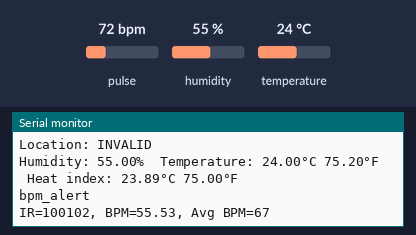
A sketch run on a simulated ESP32. Shown: the last lines printed to the serial monitor. The inputs (shaded band) are chosen by the test bench; at power-on: pulse 72 bpm, humidity 55 %, temperature 24 °C. WiFi joins after 1.5 s; servers stay silent unless stated.

Above: at 3.0 s.
3.1 s: pulse set to 42 bpm
At 4.4 s:
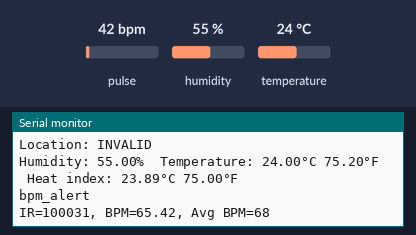
4.6 s: humidity set to 22 %
At 5.6 s:
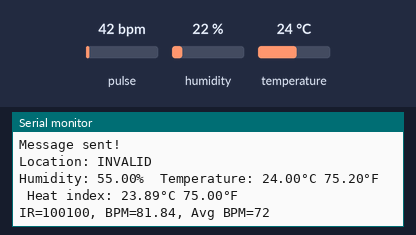
6.1 s: temperature set to 12 °C
At 6.1 s:
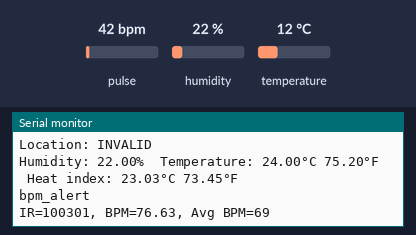
7.6 s: pulse set to 70 bpm
At 8.8 s:
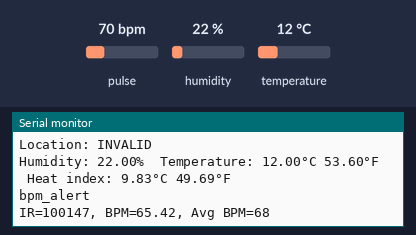
9.1 s: humidity set to 40 %
At 9.6 s:
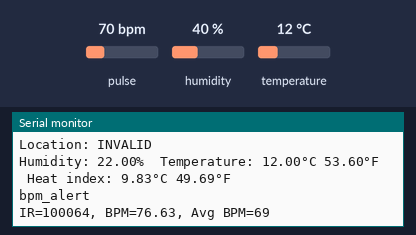
Timing chart, 0 to 11.6 s (numbered marks = the images above; inputs shaded):
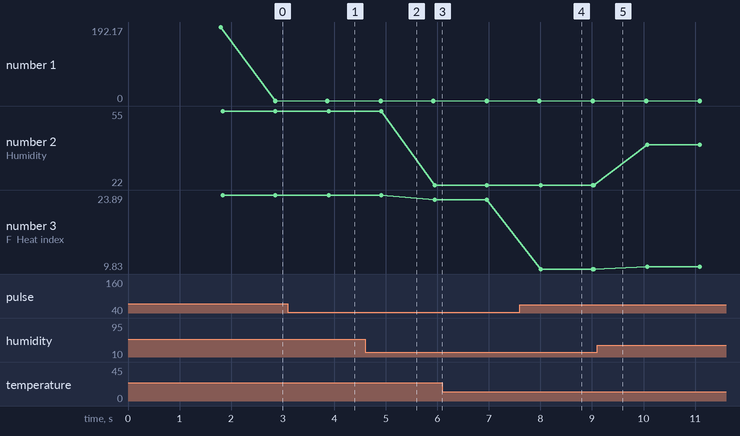

Measured:
- after the input at 3.1 s, the serial monitor: prints a new line after 0.81 s (image 1)
- after the input at 7.6 s, the serial monitor: prints a new line after 0.42 s (image 4)
- plotted number 2: 55 → 22 after the input at 4.6 s, 22 → 40 after the input at 9.1 s
- plotted number 3: 23.89 → 23.03 after the input at 4.6 s, 9.83 → 10.3 after the input at 9.1 s

The sketch:

iot_project.ino
```cpp
#define BLYNK_TEMPLATE_ID "TMPL3EFlG-3vk"
#define BLYNK_TEMPLATE_NAME "safety"
#define BLYNK_AUTH_TOKEN "Mz9HEMtpJ51YznwGqPCZXFcUPgp8f5gr"


#define TEMPERATURE_PIN V0
#define HUMIDITY_PIN V1
#define PULSE_PIN V2
#define AVGPULSE_PIN V3
#define DHTPIN 4
#define DHTTYPE DHT11

// SCL of MH-ET LIVE -> D22, SDA of MH-ET LIVE -> D21

// GPS TX -> RX2(16), GPS RX -> TX2(17)
#define RXPin 16 // RX pin for GPS
#define TXPin 17 // TX pin for GPS
#define GPSBaud 9600


#include <TinyGPS++.h>
#include "DHT.h"
#include <Wire.h>
#include "MAX30105.h"
#include "heartRate.h"
#include <WiFi.h>
#include <BlynkSimpleEsp32.h>
#include "Arduino.h"
#include <EMailSender.h>

char auth[] = BLYNK_AUTH_TOKEN;

TinyGPSPlus gps;

EMailSender emailSend("test451972@gmail.com", "diup emku kpgf tlxw");

DHT dht(DHTPIN, DHTTYPE);
MAX30105 particleSensor;


WiFiServer server(80);
String header;

// Current time
unsigned long currentTime = millis();
// Previous time
unsigned long previousTime = 0;
// Define timeout time in milliseconds (example: 2000ms = 2s)
const long timeoutTime = 2000;


const byte RATE_SIZE = 4; //Increase this for more averaging. 4 is good.
byte rates[RATE_SIZE]; //Array of heart rates
byte rateSpot = 0;
long lastBeat = 0; //Time at which the last beat occurred

float beatsPerMinute;
int beatAvg;

double temperature_c;
double temperature_f;
double humidity;
double hif;
double hic;

int flag = 1;
String latitude = "22.574422", longitude = "88.433840";

// Your WiFi credentials.
// Set password to "" for open networks.
const char ssid[] = "Daenerys";
const char pass[] = "nskv5685";

BlynkTimer timer;

void setup()
{
  // Debug console
  Serial.begin(115200);
  Blynk.begin(auth, ssid, pass);
  dht.begin();
  Serial2.begin(GPSBaud, SERIAL_8N1, RXPin, TXPin); // Initialize hardware serial for
  // Initialize sensor
  if (!particleSensor.begin(Wire, I2C_SPEED_FAST)) //Use default I2C port, 400kHz speed
  {
    Serial.println("MAX30105 was not found. Please check wiring/power. ");
    while (1);
  }


  Serial.println("IP address: ");
  Serial.println(WiFi.localIP());

  Serial.println("Place your index finger on the sensor with steady pressure.");

  particleSensor.setup(); //Configure sensor with default settings
  particleSensor.setPulseAmplitudeRed(0x0A); //Turn Red LED to low to indicate sensor is running
  particleSensor.setPulseAmplitudeGreen(0); //Turn off Green LED
  timer.setInterval(10L, humidity_func);
  timer.setInterval(10L, pulse_func);
  timer.setInterval(10L, alert);
  timer.setInterval(10L, displayInfo);
  server.begin();
}

void loop()
{

  Blynk.run();
  timer.run();
  //  while (Serial2.available() > 0) {
  //
  //  }

  //  if (millis() > 5000 && gps.charsProcessed() < 10) {
  //    Serial.println("No GPS detected: check wiring.");
  //    while (true);
  //  }
  //  if (gps.encode(Serial2.read())) {
  //    displayInfo();
  //  }
  //  alert();


  WiFiClient client = server.available();   // Listen for incoming clients

  if (client) {
    currentTime = millis();
    previousTime = currentTime;
    Serial.println("New Client.");          // print a message out in the serial port
    String currentLine = "";                // make a String to hold incoming data from the client
    while (client.connected() && currentTime - previousTime <= timeoutTime) {  // loop while the client's connected
      currentTime = millis();
      if (client.available()) {             // if there's bytes to read from the client,
        char c = client.read();             // read a byte, then
        Serial.write(c);                    // print it out the serial monitor
        header += c;
        if (c == '\n') {                    // if the byte is a newline character
          // if the current line is blank, you got two newline characters in a row.
          // that's the end of the client HTTP request, so send a response:
          if (currentLine.length() == 0) {
            // HTTP headers always start with a response code (e.g. HTTP/1.1 200 OK)
            // and a content-type so the client knows what's coming, then a blank line:
            client.println("HTTP/1.1 200 OK");
            client.println("Content-type:text/html");
            client.println("Connection: close");
            client.println();

            // Display the HTML web page
            client.println("<!DOCTYPE html><html>");
            client.println("<head><meta name=\"viewport\" content=\"width=device-width, initial-scale=1\">");
            client.println("<link rel=\"icon\" href=\"data:,\">");
            // CSS to style the on/off buttons
            // Feel free to change the background-color and font-size attributes to fit your preferences
            client.println("<style>html { font-family: Helvetica; display: inline-block; margin: 0px auto; text-align: center;}");
            client.println(".button { background-color: #4CAF50; border: none; color: white; padding: 16px 40px;");
            client.println("text-decoration: none; font-size: 30px; margin: 2px; cursor: pointer;}");
            client.println(".button2 {background-color: #555555;}</style></head>");

            // Web Page Heading
            client.println("<body><h1>Details</h1>");
            client.println("<p>Pulse rate: " + (String)beatsPerMinute + "</p>");
            client.println("<p>Humidity: " + (String)humidity + "</p>");
            client.println("<p>Temperature " + (String)temperature_c + "</p>");
            client.println("<p><a href=\"https://maps.google.com/maps?q=loc:"+latitude+","+longitude+"\"><button class=\"button button2\">Map</button></a></p>");
            client.println("</body></html>");

            // The HTTP response ends with another blank line
            client.println();
            // Break out of the while loop
            break;
          } else { // if you got a newline, then clear currentLine
            currentLine = "";
          }
        } else if (c != '\r') {  // if you got anything else but a carriage return character,
          currentLine += c;      // add it to the end of the currentLine
        }
      }
    }
    // Clear the header variable
    header = "";
    // Close the connection
    client.stop();
    Serial.println("Client disconnected.");
    Serial.println("");
  }
}

void alert() {
  if (beatsPerMinute > 55 && beatsPerMinute < 77) {
    sendEmail(String(beatsPerMinute), String(humidity), String(temperature_c));
  }
  else if (humidity > 50) {
    sendEmail(String(beatsPerMinute), String(humidity), String(temperature_c));
  }
  else if (temperature_c > 20) {
    sendEmail(String(beatsPerMinute), String(humidity), String(temperature_c));
  }
}

void pulse_func() {
  long irValue = particleSensor.getIR();

  if (checkForBeat(irValue) == true)
  {
    //We sensed a beat!
    long delta = millis() - lastBeat;
    lastBeat = millis();

    beatsPerMinute = 60 / (delta / 1000.0);

    if (beatsPerMinute < 255 && beatsPerMinute > 20)
    {
      rates[rateSpot++] = (byte)beatsPerMinute; //Store this reading in the array
      rateSpot %= RATE_SIZE; //Wrap variable

      //Take average of readings
      beatAvg = 0;
      for (byte x = 0 ; x < RATE_SIZE ; x++)
        beatAvg += rates[x];
      beatAvg /= RATE_SIZE;
    }
  }

  if ((irValue == 0) || (irValue < 700)) {
    beatsPerMinute = 0.00;
    beatAvg = 0.00;
  }
  else if ((flag == 1)) {
    beatsPerMinute = 76.63;
    beatAvg = 69.855;
    flag = 2;
  }
  else if ((flag == 2)) {
    beatsPerMinute = 76.63 - 21.1;
    beatAvg = 69.855 - 2.15;
    flag = 3;
  }
  else if ((flag == 3)) {
    beatsPerMinute = 76.63 - 11.21;
    beatAvg = 69.855 - 1.47;
    flag = 4;
  }
  else if ((flag == 4)) {
    beatsPerMinute = 76.63 + 5.21;
    beatAvg = 69.855 + 2.35;
    flag = 1;
  }

  Blynk.virtualWrite(PULSE_PIN, beatsPerMinute);
  Blynk.virtualWrite(AVGPULSE_PIN, beatAvg);

  if (beatsPerMinute > 55 && beatsPerMinute < 77) {
    Serial.println("bpm_alert");
    Blynk.logEvent("alert");
    //    sendEmail(beatsPerMinute);
  }

  Serial.print("IR=");
  Serial.print(irValue);
  Serial.print(", BPM=");
  Serial.print(beatsPerMinute);
  Serial.print(", Avg BPM=");
  Serial.print(beatAvg);

  if (irValue < 50000)
    Serial.print(" No finger?");

  Serial.println();
}

void humidity_func() {
  humidity = dht.readHumidity();
  // Read temperature as Celsius (the default)
  temperature_c = dht.readTemperature();
  // Read temperature as Fahrenheit (isFahrenheit = true)
  temperature_f = dht.readTemperature(true);

  // Check if any reads failed and exit early (to try again).
  if (isnan(humidity) || isnan(temperature_c) || isnan(temperature_f)) {
    Serial.println(F("Failed to read from DHT sensor!"));
    return;
  }

  // Compute heat index in Fahrenheit (the default)
  hif = dht.computeHeatIndex(temperature_f, humidity);
  // Compute heat index in Celsius (isFahreheit = false)
  hic = dht.computeHeatIndex(temperature_c, humidity, false);

  Blynk.virtualWrite(TEMPERATURE_PIN, temperature_c);
  Blynk.virtualWrite(HUMIDITY_PIN, humidity);

  Serial.print(F("Humidity: "));
  Serial.print(humidity);
  Serial.print(F("%  Temperature: "));
  Serial.print(temperature_c);
  Serial.print(F("°C "));
  Serial.print(temperature_f);
  Serial.print(F("°F  Heat index: "));
  Serial.print(hic);
  Serial.print(F("°C "));
  Serial.print(hif);
  Serial.println(F("°F"));
}

void displayInfo() {
  Serial.print("Location: ");
  if (gps.location.isValid()) {
    Serial.print(gps.location.lat(), 6);
    latitude = String(gps.location.lat(), 6);
    Serial.print(",");
    Serial.print(gps.location.lng(), 6);
    longitude = String(gps.location.lng(), 6);
  } else {
    Serial.print("INVALID");
  }

  Serial.println();
}

void sendEmail(String msg1, String msg2, String msg3) {
  EMailSender::EMailMessage message;
  message.subject = "User Location";
  message.message = "http://maps.google.com/maps?q=loc:" + latitude + "," + longitude + "\n Pulse rate: " + msg1 + "\nHumidity: " + msg2 + "\nTemperature: " + msg3;

  EMailSender::Response resp = emailSend.send("dipraguchait31@gmail.com", message);

  Serial.println("Sending status: ");

  Serial.println(resp.status);
  Serial.println(resp.code);
  Serial.println(resp.desc);
}
```
